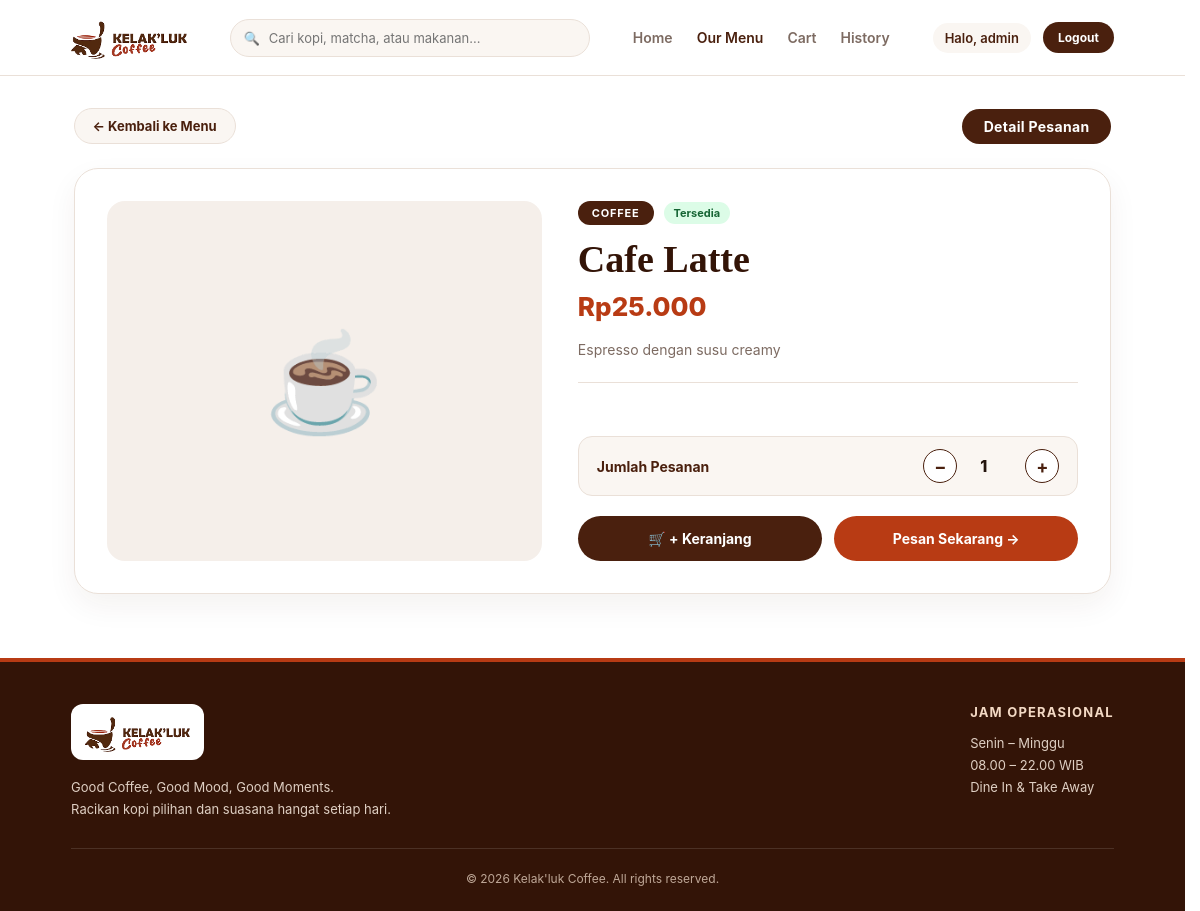
The page /pages/detail.php?id=1 (signed in) on the database its author committed.
### tables this page shows
CREATE TABLE `products` (
  `id` int(11) NOT NULL,
  `category_id` int(11) DEFAULT NULL,
  `nama_produk` varchar(150) NOT NULL,
  `deskripsi` text DEFAULT NULL,
  `harga` decimal(12,2) NOT NULL,
  `gambar` varchar(255) DEFAULT NULL,
  `status` enum('tersedia','habis') DEFAULT 'tersedia',
  `created_at` timestamp NOT NULL DEFAULT current_timestamp()
);

CREATE TABLE `categories` (
  `id` int(11) NOT NULL,
  `nama_kategori` varchar(100) NOT NULL,
  `gambar` varchar(255) DEFAULT NULL
);

### pages/detail.php (the view, shortened to what this page needs)
<?php
require_once '../config/database.php';
function e($value) {
    return htmlspecialchars((string) $value, ENT_QUOTES, 'UTF-8');
}
function rupiah($value) {
    return 'Rp' . number_format((float) $value, 0, ',', '.');
}
$productId = filter_input(INPUT_GET, 'id', FILTER_VALIDATE_INT);
$stmt = $conn->prepare("
    SELECT products.*, categories.nama_kategori
    FROM products
    LEFT JOIN categories ON products.category_id = categories.id
    WHERE products.id = ?
");
$stmt->execute([$productId]);
$product = $stmt->fetch();
$cartCount = array_sum(array_map('intval', $_SESSION['cart'] ?? []));
?>
<!DOCTYPE html>
<html lang="id">
<head>
    <link rel="stylesheet" href="../assets/css/style.css?v=5">
    <link rel="stylesheet" href="../assets/css/detail-cart.css?v=5">
</head>
<body>
    <header class="main-header">
        <a href="home.php" class="brand">
            <img src="../assets/images/logo.png" alt="Kelak'luk Coffee" class="brand-logo">
        </a>
        <form action="menu.php" method="GET" class="header-search">
            <span>🔍</span>
            <input type="text" name="q" placeholder="Cari kopi, matcha, atau makanan...">
        </form>
        <nav class="main-nav">
            <a href="home.php">Home</a>
            <a href="menu.php" class="active">Our Menu</a>
            <a href="cart.php">Cart<?= $cartCount ? ' (' . $cartCount . ')' : ''; ?></a>
            <a href="history.php">History</a>
        </nav>
        <div class="header-actions">
            <span class="user-greeting">Halo, <?= e($_SESSION['nama'] ?? 'Pelanggan'); ?></span>
            <a href="../auth/logout.php" class="logout-button">Logout</a>
        </div>
    </header>
    <main class="page-wrapper">
        <div class="page-top-bar">
            <a href="menu.php" class="back-pill-btn">← Kembali ke Menu</a>
            <span class="figma-pill-title">Detail Pesanan</span>
        </div>
        <section class="detail-card-grid">
            <div class="detail-image-box">
                <?php if (!empty($product['gambar']) && is_file(__DIR__ . '/../assets/images/' . $product['gambar'])): ?>
                    <img src="../assets/images/<?= e($product['gambar']); ?>" alt="<?= e($product['nama_produk']); ?>">
                <?php else: ?>
                    <span class="placeholder-icon">☕</span>
                <?php endif; ?>
            </div>
            <div class="detail-content">
                <div>
                    <div class="detail-badge-row">
                        <span class="detail-cat-pill"><?= e($product['nama_kategori'] ?? 'Menu'); ?></span>
                        <span class="available-label">Tersedia</span>
                    </div>
                    <h1 class="detail-title"><?= e($product['nama_produk']); ?></h1>
                    <div class="detail-price"><?= rupiah($product['harga']); ?></div>
                    <p class="detail-desc">
                        <?= e($product['deskripsi'] ?: 'Racikan spesial Kelak\'luk Coffee yang dibuat fresh saat pesanan diterima.'); ?>
                    </p>
                </div>
                <form method="POST">
                    <div class="qty-control-row">
                        <label for="qtyInput">Jumlah Pesanan</label>
                        <div class="qty-stepper">
                            <button type="button" class="qty-btn" onclick="changeQty(-1)">−</button>
                            <input type="number" id="qtyInput" name="qty" value="1" min="1" max="50" class="qty-input" readonly>
                            <button type="button" class="qty-btn" onclick="changeQty(1)">+</button>
                        </div>
                    </div>
                    <div class="detail-action-buttons">
                        <button type="submit" name="add_cart" class="btn-espresso-solid">
                            🛒 + Keranjang
                        </button>
                        <button type="submit" name="buy_now" class="btn-caramel-solid">
                            Pesan Sekarang →
                        </button>
                    </div>
                </form>
            </div>
        </section>
    </main>
    <footer class="main-footer">
        <div class="footer-grid">
            <div class="footer-col">
                <a href="home.php" class="footer-logo-wrap">
                    <img src="../assets/images/logo.png" alt="Kelak'luk Coffee" class="footer-logo">
                </a>
                <p>Good Coffee, Good Mood, Good Moments.<br>Racikan kopi pilihan dan suasana hangat setiap hari.</p>
            </div>
            <div class="footer-col">
                <h4>Jam Operasional</h4>
                <p>Senin – Minggu<br>08.00 – 22.00 WIB<br>Dine In &amp; Take Away</p>
            </div>
        </div>
        <div class="footer-bottom">
            <small>&copy; <?= date('Y'); ?> Kelak'luk Coffee. All rights reserved.</small>
        </div>
    </footer>
</body>
</html>

### assets/css/style.css (style rules this page uses)
html { overflow-y: scroll; scrollbar-gutter: stable; }
:root { --espresso: #4A200E; --espresso-dark: #331407; --caramel: #B83B14; --caramel-hover: #962E0D; --cream-bg: #FAF6F2; --cream-card: #F5EFEA; --text-dark: #23140D; --text-muted: #7D6B62; --border-soft: #EAE0D8; }
* { margin: 0; padding: 0; box-sizing: border-box; font-family: -apple-system, BlinkMacSystemFont, "Segoe UI", Roboto, sans-serif; }
body { background: #FFFFFF; color: var(--text-dark); min-height: 100vh; display: flex; flex-direction: column; }
main { flex: 1; }
.main-header { position: sticky; top: 0; z-index: 50; width: 100%; min-height: 76px; padding: 12px 6%; display: flex; align-items: center; justify-content: space-between; gap: 20px; background: rgba(255, 255, 255, 0.96); backdrop-filter: blur(8px); border-bottom: 1px solid var(--border-soft); }
.brand-logo { height: 44px; width: auto; display: block; object-fit: contain; }
.header-search { flex: 1; max-width: 360px; position: relative; }
.header-search input { width: 100%; padding: 10px 16px 10px 38px; border-radius: 999px; border: 1px solid var(--border-soft); background: var(--cream-bg); font-size: 13px; color: var(--text-dark); outline: none; }
.header-search span { position: absolute; left: 14px; top: 50%; transform: translateY(-50%); font-size: 13px; color: var(--text-muted); }
.main-nav { display: flex; align-items: center; gap: 24px; }
.main-nav a { color: var(--text-muted); text-decoration: none; font-size: 14px; font-weight: 600; transition: 0.2s; }
.main-nav a:hover, .main-nav a.active { color: var(--espresso); }
.header-actions { display: flex; align-items: center; gap: 12px; }
.user-greeting { font-size: 13px; font-weight: 600; color: var(--espresso); background: var(--cream-bg); padding: 7px 12px; border-radius: 999px; }
.logout-button { padding: 8px 15px; border-radius: 999px; background: var(--espresso); color: #FFFFFF; text-decoration: none; font-size: 12px; font-weight: 700; transition: 0.2s; }
.figma-pill-title { display: inline-block; background: var(--espresso); color: #FFFFFF; padding: 9px 22px; border-radius: 999px; font-size: 14px; font-weight: 700; letter-spacing: 0.3px; }
.available-label { padding: 4px 10px; border-radius: 999px; background: #DCFCE7; color: #166534; font-size: 11px; font-weight: 700; }
.main-footer { margin-top: auto; padding: 42px 6% 24px; background: var(--espresso-dark); color: #FFFFFF; border-top: 4px solid var(--caramel); }
.footer-grid { max-width: 1180px; margin: 0 auto 28px; display: flex; justify-content: space-between; align-items: flex-start; gap: 32px; flex-wrap: wrap; }
.footer-logo-wrap { display: inline-block; background: #FFFFFF; padding: 8px 14px; border-radius: 12px; margin-bottom: 12px; }
.footer-logo { height: 40px; width: auto; display: block; }
.footer-col h4 { color: #F3D9C4; font-size: 13px; text-transform: uppercase; letter-spacing: 1.2px; margin-bottom: 12px; }
.footer-col p { color: #DFCFC3; font-size: 13px; line-height: 1.7; }
.footer-bottom { max-width: 1180px; margin: 0 auto; padding-top: 18px; border-top: 1px solid rgba(255, 255, 255, 0.12); text-align: center; }
.footer-bottom small { color: #BFA898; font-size: 12px; }
.anim-fade-up { opacity: 0; animation: pageFadeUp 0.6s cubic-bezier(0.22, 1, 0.36, 1) forwards; }

### rows shown on the page
products: category.nama_kategori "COFFEE", nama_produk "Cafe Latte", harga "Rp25.000", deskripsi "Espresso dengan susu creamy"

### other values the page prints
$_SESSION['nama'] "admin"
